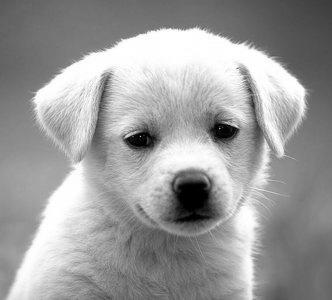
#> input picture grayscale.jpg, 332 x 300 px
$ python custom_conv.py
#> lines starting #> are read from the running program, lines starting #| are printed output that depends on the picture
#> in main, image is the input picture: shape (300, 332, 3); min 0, max 255, mean 155.7
"""
10.a) Izstrādāt datorprogrammu, kas realizē izpludināšanas un asināšanas filtrus pie dažādu izmēru konvolūcijas maskām.
Gaussian blur and Sharpen kernel implemented

blur kernel
        1 2 1
1/16 *  1 4 1
        1 2 1

sharpen kernel
 0 -1  0
-1  5 -1
 0 -1  0
"""

import cv2
import numpy as np
import matplotlib.pyplot as plt

IMAGE_PATH = 'grayscale.jpg'


def subplot(fig, shape, idx, img, text):
    ax = fig.add_subplot(*shape, idx)
    ax.axis("off")
    ax.title.set_text(text)
    ax.imshow(img, cmap='gray')


def min_max(arr):
    min_val, max_val = arr.min(), arr.max()
    return (arr - min_val) / (max_val - min_val)


def sharpen_kernel(shape, scale):
    # it is recommended that shape is of odd shapes (e.x. (3,3), (9,9) (3,5)...)
    # (3,3) -> e.x. np.array([[-1, -1, -1], [-1, -9, -1], [-1, -1, -1]])
    kernel = np.ones(shape)
    kernel *= -1
    H, W = shape
    kernel[H // 2, W // 2] = scale
    return kernel


def gaussian_kernel(shape, sigma=1.):
    H, W = shape
    lin_H = np.linspace(start=-(H - 1) / 2., stop=(H - 1) / 2., num=H)
    lin_W = np.linspace(start=-(W - 1) / 2., stop=(W - 1) / 2., num=W)
    xmesh, ymesh = np.meshgrid(lin_H, lin_W)
    kernel = np.exp(-0.5 * (np.square(xmesh) + np.square(ymesh)) / np.square(sigma))
    return kernel / np.sum(kernel)


def conv_2d(image, kernel, pad, stride):
#> called with kernel = array of shape (5, 5), pad = 2, stride = 1
    inH, inW, inC = image.shape
#> inH = 300; inW = 332; inC = 3
    kH, kW = kernel.shape

    outH = int(((inH + 2 * pad - kH) / stride) + 1)
#> outH = 300
    outW = int(((inW + 2 * pad - kW) / stride) + 1)
#> outW = 332
    outC = inC
#> outC = 3
    out = np.zeros((outH, outW, outC))

    # add padding to input image
    if pad != 0:
        image_pad = np.zeros((inH + pad * 2, inW + pad * 2, inC))
        image_pad[int(pad):int(-1 * pad), int(pad):int(-1 * pad)] = image.copy()
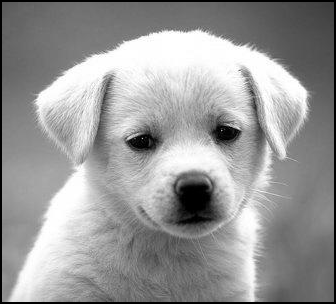
#> image_pad: shape (304, 336, 3) float64; min 0, max 255, mean 151.9
        image = image_pad

    # convolution
    # range(start, stop, step)
    for i in range(0, inH + 2 * pad - kH + 1, stride):
        for j in range(0, inW + 2 * pad - kW + 1, stride):
            for ch in range(inC):
                out[i, j, ch] = (kernel * image[i: i + kH, j: j + kW, ch]).sum()
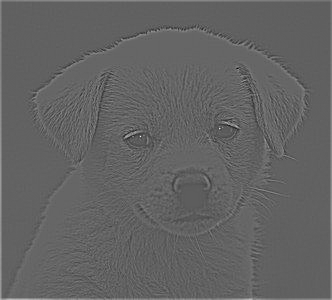
#> out: shape (300, 332, 3) float64; min -2614, max 4544, mean 177.4; drawn with min black and max white
    # if out is < 0 -> 0, if > 255 -> 255
    out = np.clip(out, 0, 255)
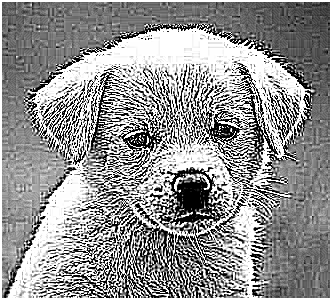
#> out: shape (300, 332, 3) float64; min 0, max 255, mean 146.9
    return out.astype(np.uint8)


def main():
    image = cv2.imread(IMAGE_PATH)
    # [7 lines of commented-out code are left out]
    skernel = sharpen_kernel(shape=(5, 5), scale=25)
    out = conv_2d(image=image, kernel=skernel, pad=2, stride=1)

    # configure plot
    fig = plt.figure()
    subplot(fig=fig, shape=(1, 2), idx=1, img=image, text='Original')
    subplot(fig=fig, shape=(1, 2), idx=2, img=out, text=f'Sharpen {skernel.shape}')
    plt.show()
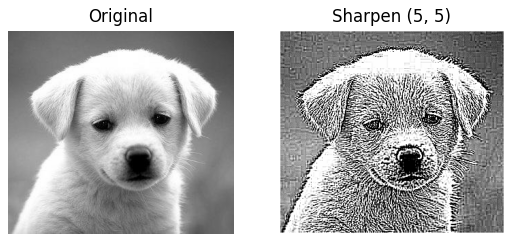
#> figure drawn by matplotlib, 2 panels

    # BLUR
    gkernel = gaussian_kernel(shape=(3, 3))
    out = conv_2d(image=image, kernel=gkernel, pad=0, stride=1)
    # configure plot
    fig = plt.figure()
    subplot(fig=fig, shape=(1, 2), idx=1, img=image, text='Original')
    subplot(fig=fig, shape=(1, 2), idx=2, img=out, text=f'Blur {gkernel.shape}')
    plt.show()


if __name__ == '__main__':
    main()
